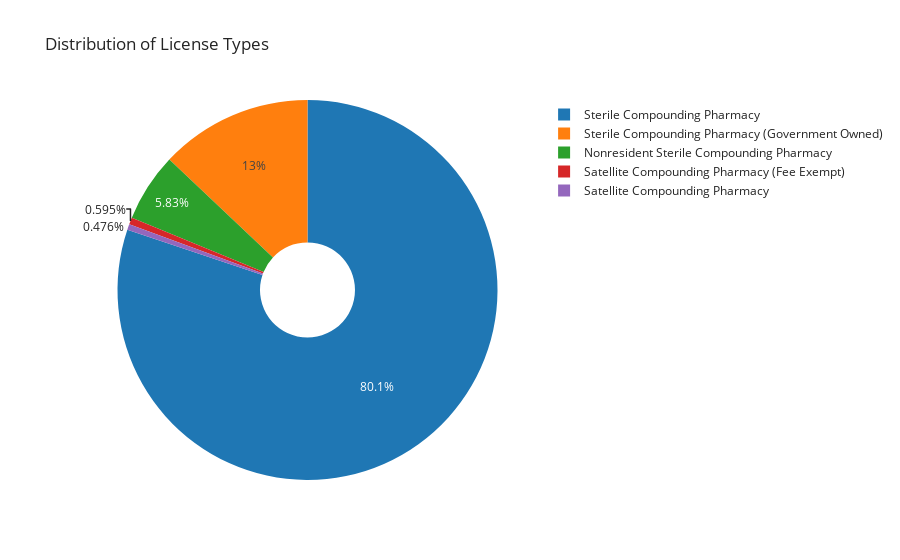

Notebook code cell kept with this figure:
### Code cell
donut_fig = px.pie(license_counts, names='License Type', values='Count', title='Distribution of License Types', hole = 0.25, labels = {'License Type': 'Type of License', 'Count' : 'Number of Facilities'}, template='simple_white')
donut_fig.show()

### Figure 1 — Plotly figure (JSON) as saved in the notebook; plotly's stock layout.template omitted (floating-point values rounded to 4 significant figures)
{"data": [{"domain": {"x": [0.0, 1.0], "y": [0.0, 1.0]}, "hole": 0.25, "hovertemplate": "Type of License=%{label}<br>Number of Facilities=%{value}<extra></extra>", "labels": ["Sterile Compounding Pharmacy", "Sterile Compounding Pharmacy (Government Owned)", "Nonresident Sterile Compounding Pharmacy", "Satellite Compounding Pharmacy (Fee Exempt)", "Satellite Compounding Pharmacy"], "legendgroup": "", "name": "", "showlegend": true, "values": [674, 109, 49, 5, 4], "type": "pie"}], "layout": {"legend": {"tracegroupgap": 0}, "title": {"text": "Distribution of License Types"}}}
